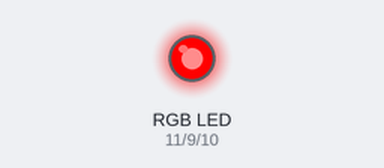
Bench run of a sketch on a simulated Arduino Uno, built with avr-gcc and run on an emulated ATmega328P. Shown: an RGB LED mixed from three pins (HIGH = lit).

Above: at 0.2 s.
At 0.7 s:
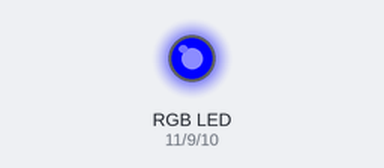
At 2.7 s:
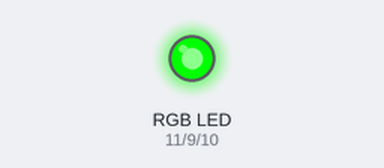
Timing chart, 0 to 3.5 s (numbered marks = the images above):
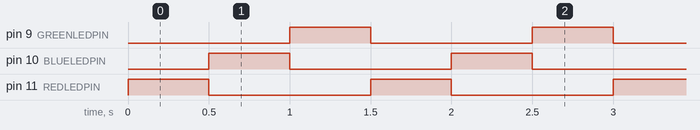

The sketch:

ledRGB_noPot.ino
```cpp
const int GREENLEDPIN = 9;
const int BLUELEDPIN = 10;
const int REDLEDPIN = 11;


void setup() {
  pinMode(GREENLEDPIN, OUTPUT);
  pinMode(BLUELEDPIN, OUTPUT);
  pinMode(REDLEDPIN, OUTPUT);
}

void loop() {
  // 255 en cada uno y un delay
  analogWrite(REDLEDPIN, 255);
  analogWrite(BLUELEDPIN, 0);
  analogWrite(GREENLEDPIN, 0);
  delay(500);

  analogWrite(REDLEDPIN, 0);
  analogWrite(BLUELEDPIN, 255);
  analogWrite(GREENLEDPIN, 0);
  delay(500);

  analogWrite(REDLEDPIN, 0);
  analogWrite(BLUELEDPIN, 0);
  analogWrite(GREENLEDPIN, 255);
  delay(500);
  }
```

Measured:
- by itself, pin 9 (GREENLEDPIN), pin 10 (BLUELEDPIN), pin 11 (REDLEDPIN): alternates HIGH for 0.50 s and LOW for 1.0 s
- by itself, everything shown: repeats every 1.5 s, in 3 steps
